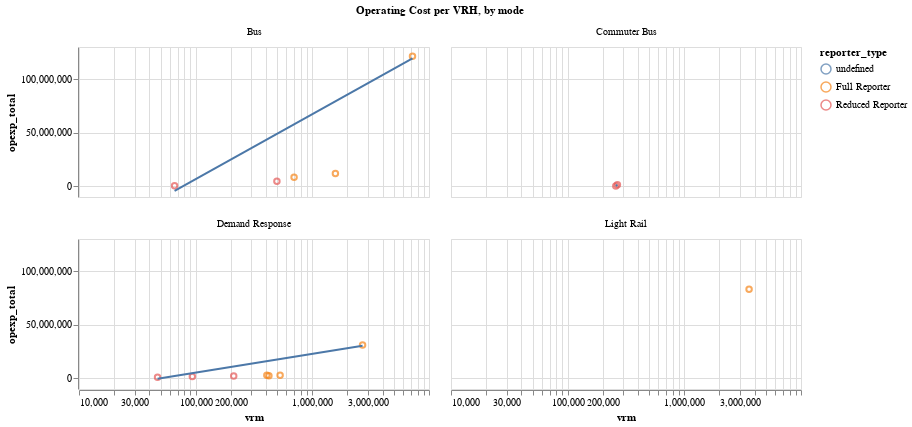

Notebook code for this chart:
### Markdown cell above
### Operating cost per VRM
Lower is better

### Code cell
make_scatter(
    data=df[df["year"] == "2023"],
    y_ax="opexp_total",
    x_ax="vrm",
    color="reporter_type",
    log_scale=True,
    lin_y_ax=True,
    chart_title=""
).facet(
    facet=alt.Facet("mode",title="Operating Cost per VRH, by mode"),
    columns=2,
)

### Figure 1 — Vega-Lite specification as saved in the notebook (floating-point values rounded to 4 significant figures)
{"config": {"view": {"continuousWidth": 300, "continuousHeight": 300}}, "data": {"name": "data-da3bdcf3328d25ecd9ac3e7b34a2fa37"}, "facet": {"field": "mode", "title": "Operating Cost per VRH, by mode", "type": "nominal"}, "spec": {"layer": [{"mark": {"type": "point"}, "encoding": {"color": {"field": "reporter_type", "type": "nominal"}, "tooltip": [{"field": "vrm", "type": "quantitative"}, {"field": "opexp_total", "type": "quantitative"}, {"field": "agency_name", "type": "nominal"}], "x": {"field": "vrm", "scale": {"type": "log"}, "type": "quantitative"}, "y": {"field": "opexp_total", "type": "quantitative"}}, "name": "view_6", "title": ""}, {"mark": {"type": "line"}, "encoding": {"color": {"field": "reporter_type", "type": "nominal"}, "tooltip": [{"field": "vrm", "type": "quantitative"}, {"field": "opexp_total", "type": "quantitative"}, {"field": "agency_name", "type": "nominal"}], "x": {"field": "vrm", "scale": {"type": "log"}, "type": "quantitative"}, "y": {"field": "opexp_total", "type": "quantitative"}}, "title": "", "transform": [{"on": "vrm", "regression": "opexp_total"}]}], "height": 150, "width": 350}, "columns": 2, "params": [{"name": "param_6", "select": {"type": "interval", "encodings": ["x", "y"]}, "bind": "scales", "views": ["view_6"]}], "$schema": "https://vega.github.io/schema/vega-lite/v5.20.1.json", "datasets": {"data-da3bdcf3328d25ecd9ac3e7b34a2fa37": [{"agency_name": "City of Davis (DCT) - Transit/Parks and Community Services", "agency_status": "Active", "city": "Davis", "mode": "Demand Response", "service": "Directly Operated", "ntd_id": "90167", "reporter_type": "Reduced Reporter", "reporting_module": "Urban", "state": "CA", "primary_uza_name": "Davis, CA", "year": "2023", "upt": 12956, "vrh": 4558, "vrm": 47130, "opexp_total": 910233, "RTPA": "Sacramento Area Council of Governments", "_merge": "both"}, {"agency_name": "County of Sacramento Municipal Services Agency (SCT Link) - Department of Transportation", "agency_status": "Active", "city": "Sacramento", "mode": "Demand Response", "service": "Purchased Transportation", "ntd_id": "90216", "reporter_type": "Reduced Reporter", "reporting_module": "Urban", "state": "CA", "primary_uza_name": "Sacramento, CA", "year": "2023", "upt": 23933, "vrh": 8420, "vrm": 93665, "opexp_total": 1761821, "RTPA": "Sacramento Area Council of Governments", "_merge": "both"}, {"agency_name": "County of Sacramento Municipal Services Agency (SCT Link) - Department of Transportation", "agency_status": "Active", "city": "Sacramento", "mode": "Commuter Bus", "service": "Purchased Transportation", "ntd_id": "90216", "reporter_type": "Reduced Reporter", "reporting_module": "Urban", "state": "CA", "primary_uza_name": "Sacramento, CA", "year": "2023", "upt": 21872, "vrh": 8941, "vrm": 258550, "opexp_total": 329434, "RTPA": "Sacramento Area Council of Governments", "_merge": "both"}, {"agency_name": "County of Sacramento Municipal Services Agency (SCT Link) - Department of Transportation", "agency_status": "Active", "city": "Sacramento", "mode": "Bus", "service": "Purchased Transportation", "ntd_id": "90216", "reporter_type": "Reduced Reporter", "reporting_module": "Urban", "state": "CA", "primary_uza_name": "Sacramento, CA", "year": "2023", "upt": 2184, "vrh": 2094, "vrm": 65959, "opexp_total": 501557, "RTPA": "Sacramento Area Council of Governments", "_merge": "both"}, {"agency_name": "Paratransit, Inc.", "agency_status": "Active", "city": "Sacramento", "mode": "Demand Response", "service": "Directly Operated", "ntd_id": "90223", "reporter_type": "Full Reporter", "reporting_module": "Urban", "state": "CA", "primary_uza_name": "Sacramento, CA", "year": "2023", "upt": 41481, "vrh": 25080, "vrm": 424440, "opexp_total": 2373789, "RTPA": "Sacramento Area Council of Governments", "_merge": "both"}, {"agency_name": "Sacramento Regional Transit District", "agency_status": "Active", "city": "Sacramento", "mode": "Demand Response", "service": "Purchased Transportation - Transportation Network Company", "ntd_id": "90019", "reporter_type": "Full Reporter", "reporting_module": "Urban", "state": "CA", "primary_uza_name": "Sacramento, CA", "year": "2023", "upt": 64291, "vrh": 24023, "vrm": 529423, "opexp_total": 2875752, "RTPA": "Sacramento Area Council of Governments", "_merge": "both"}, {"agency_name": "Sacramento Regional Transit District", "agency_status": "Active", "city": "Sacramento", "mode": "Light Rail", "service": "Directly Operated", "ntd_id": "90019", "reporter_type": "Full Reporter", "reporting_module": "Urban", "state": "CA", "primary_uza_name": "Sacramento, CA", "year": "2023", "upt": 6140920, "vrh": 199774, "vrm": 3588470, "opexp_total": 83048077, "RTPA": "Sacramento Area Council of Governments", "_merge": "both"}, {"agency_name": "Sacramento Regional Transit District", "agency_status": "Active", "city": "Sacramento", "mode": "Demand Response", "service": "Directly Operated", "ntd_id": "90019", "reporter_type": "Full Reporter", "reporting_module": "Urban", "state": "CA", "primary_uza_name": "Sacramento, CA", "year": "2023", "upt": 429347, "vrh": 176917, "vrm": 2695918, "opexp_total": 31106478, "RTPA": "Sacramento Area Council of Governments", "_merge": "both"}, {"agency_name": "Sacramento Regional Transit District", "agency_status": "Active", "city": "Sacramento", "mode": "Bus", "service": "Directly Operated", "ntd_id": "90019", "reporter_type": "Full Reporter", "reporting_module": "Urban", "state": "CA", "primary_uza_name": "Sacramento, CA", "year": "2023", "upt": 7715110, "vrh": 618702, "vrm": 7219695, "opexp_total": 121328770, "RTPA": "Sacramento Area Council of Governments", "_merge": "both"}, {"agency_name": "University of California, Davis (ASUCD) - Associated Students of the University of California, Davis", "agency_status": "Active", "city": "Davis", "mode": "Bus", "service": "Directly Operated", "ntd_id": "90142", "reporter_type": "Full Reporter", "reporting_module": "Urban", "state": "CA", "primary_uza_name": "Davis, CA", "year": "2023", "upt": 3028186, "vrh": 66932, "vrm": 697377, "opexp_total": 8411384, "RTPA": "Sacramento Area Council of Governments", "_merge": "both"}, {"agency_name": "Yolo County Transportation District (YCTD)", "agency_status": "Active", "city": "Woodland", "mode": "Demand Response", "service": "Purchased Transportation", "ntd_id": "90090", "reporter_type": "Full Reporter", "reporting_module": "Urban", "state": "CA", "primary_uza_name": "Sacramento, CA", "year": "2023", "upt": 33216, "vrh": 22370, "vrm": 407483, "opexp_total": 2937160, "RTPA": "Sacramento Area Council of Governments", "_merge": "both"}, {"agency_name": "Yolo County Transportation District (YCTD)", "agency_status": "Active", "city": "Woodland", "mode": "Bus", "service": "Purchased Transportation", "ntd_id": "90090", "reporter_type": "Full Reporter", "reporting_module": "Urban", "state": "CA", "primary_uza_name": "Sacramento, CA", "year": "2023", "upt": 644178, "vrh": 71370, "vrm": 1576566, "opexp_total": 11917092, "RTPA": "Sacramento Area Council of Governments", "_merge": "both"}, {"agency_name": "Yuba-Sutter Transit Authority (YSTA)", "agency_status": "Active", "city": "Marysville", "mode": "Bus", "service": "Purchased Transportation", "ntd_id": "90061", "reporter_type": "Reduced Reporter", "reporting_module": "Urban", "state": "CA", "primary_uza_name": "Yuba City, CA", "year": "2023", "upt": 442664, "vrh": 41852, "vrm": 497053, "opexp_total": 4741997, "RTPA": "Sacramento Area Council of Governments", "_merge": "both"}, {"agency_name": "Yuba-Sutter Transit Authority (YSTA)", "agency_status": "Active", "city": "Marysville", "mode": "Demand Response", "service": "Purchased Transportation", "ntd_id": "90061", "reporter_type": "Reduced Reporter", "reporting_module": "Urban", "state": "CA", "primary_uza_name": "Yuba City, CA", "year": "2023", "upt": 35256, "vrh": 17502, "vrm": 211943, "opexp_total": 2125604, "RTPA": "Sacramento Area Council of Governments", "_merge": "both"}, {"agency_name": "Yuba-Sutter Transit Authority (YSTA)", "agency_status": "Active", "city": "Marysville", "mode": "Commuter Bus", "service": "Purchased Transportation", "ntd_id": "90061", "reporter_type": "Reduced Reporter", "reporting_module": "Urban", "state": "CA", "primary_uza_name": "Yuba City, CA", "year": "2023", "upt": 38456, "vrh": 6960, "vrm": 266963, "opexp_total": 1329474, "RTPA": "Sacramento Area Council of Governments", "_merge": "both"}]}}
